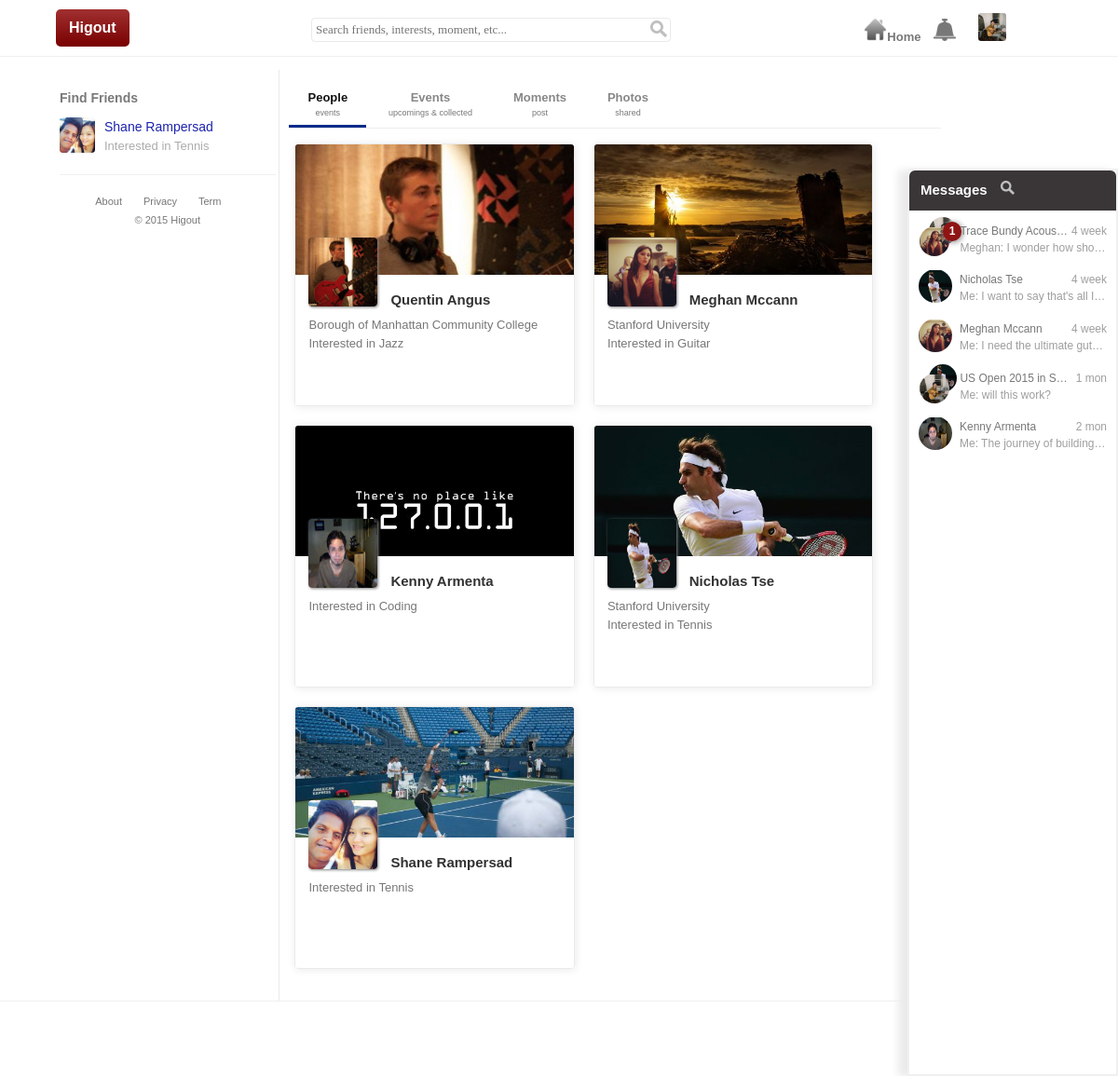
/search.php?r=mine (signed in), run on the app's committed database.
### tables this page shows
CREATE TABLE `user_media_prefix` (
  `id` int(11) NOT NULL,
  `user_id` int(11) NOT NULL,
  `prefix` varchar(32) NOT NULL
);

CREATE TABLE `user_profile_picture` (
  `id` int(11) NOT NULL,
  `user_id` int(11) NOT NULL,
  `picture_url` varchar(255) NOT NULL,
  `upload_time` datetime NOT NULL,
  `hash` varchar(40) NOT NULL
);

CREATE TABLE `message_queue` (
  `id` int(11) NOT NULL,
  `user_id` int(11) NOT NULL,
  `queue` text NOT NULL
);

CREATE TABLE `event_group` (
  `id` int(11) NOT NULL,
  `event_id` int(11) NOT NULL,
  `group_id` int(11) NOT NULL
);

CREATE TABLE `event` (
  `id` int(11) NOT NULL,
  `interest_activity_id` int(11) NOT NULL,
  `title` text NOT NULL,
  `description` text NOT NULL,
  `location` text,
  `date` date DEFAULT NULL,
  `time` time DEFAULT NULL
);

CREATE TABLE `group_message` (
  `id` int(11) NOT NULL,
  `user_id` int(11) NOT NULL COMMENT 'who sent the message',
  `group_id` int(11) NOT NULL COMMENT 'id either for event group or regular group id',
  `text` text NOT NULL,
  `sent_time` datetime NOT NULL,
  `message_type` enum('n','m') DEFAULT NULL COMMENT 'n stands for new member, m for event notification',
  `view_list` text NOT NULL,
  `hash` varchar(40) NOT NULL
);

### phtml/child/group_contact_block.phtml (the view, shortened to what the rows shown need)
<div class="group-contact contact pointer" style="padding:12px 0px 0px 0px;height:40px;" data-key="<?php echo $hash; ?>">
	<div class="master left-bar" style="margin-right:8px;position:relative">
		<div style="position:relative;top:6px;left:1px;">
		<img style="border-radius:50%;" src="<?php echo $first_user_profile ?>" height="32" width="32">
		</div>
		<span class="n_r_s<?php echo ($new_message_num > 0)?'':' hdn' ?>" style="top:0px;left:26px;" ><?php echo $new_message_num ?></span>
	</div>
	<div class="detail" style="float:right;width:78%">
		<div class="vertical-center">
			<div style="width:100%;">
				<div class="txt_ofl inline-blk" style="<?php echo ($hasMessage)?'max-width:74%':'max-width:100%';?>"><?php echo htmlentities($group_title) ?></div>
				<span class="time right-bar default-message" style="font-size:12px;">
					<?php if($hasMessage): ?>
						<?php echo $time; ?>
					<?php endif; ?>
				</span>
			</div>
			<div class="default-message text txt_ofl">
				<?php if($hasMessage): ?>
					<?php echo htmlentities($text);?>
				<?php endif; ?>
			</div>
		</div>
	</div>
</div>

### phtml/child/loggedin_header.phtml (shortened to what the rows shown need)
<div class="header">
	<div class="header-inner" style="width:90%;margin:0px auto;height:60px;" >
		<div id="loggedin-menu">
				<ul>
				<span id="loggin-user-icon"><img src="<?php echo $session_user_profile_image_url; ?>" width="30" height="30" style="cursor:pointer" ></span></ul>
			</div>
		</div>
	</div>

### php_inc/model/message_queue.php (shortened to what the rows shown need)
<?php
	include_once MODEL_PATH.'Queue.php';
	class Message_Queue extends Queue{
		private  $message = null;
		private $group_message = null;
		public function __construct(){
			include_once MODEL_PATH.'Message.php';
			$this->message =  new Message();
			include_once MODEL_PATH.'Group_Message.php';
			$this->group_message =  new Group_Message();
			include_once MODEL_PATH.'Groups.php';
		}
		public function getMessageQueueBlockForUserId($user_id){
			$m_q = $this->getQueueForUser($user_id);
			return $this->getMessageContactByMessageQueue($m_q);
		}
		public function getMessageContactByMessageQueue($m_q){
			if($m_q !== false){
				$queues = explode(',',trim($m_q,","));
				if(sizeof($queues) > 0){
					$content = "";
					$count = 0;
					foreach($queues as $queue){
						if(++$count <= 8){
							$segment = explode('-',$queue);
							if(sizeof($segment) == 2){
								$sent_from = $segment[0];
								$row_id = $segment[1];
								switch($sent_from){
									case 'm':$content.= $this->message->renderMessageContactOfGivenUser($row_id);break;
									case 'g':$content.= $this->group_message->renderMessageContactOfGivenGroup($row_id);break;
								}
							}
						}else{
							break;
						}
					}
					return $content;
				}
			}
			return false;
		}
	}
?>

### phtml/child/contact_block.phtml (shortened to what the rows shown need)
<div class="individual-contact contact pointer" style="padding:12px 0px 0px 0px;" data-key="<?php echo $unique_iden; ?>">
	<div class="master left-bar" style="margin-right:8px;position:relative">
		<img style="border-radius:50%;" src="<?php echo $profile_pic ?>" height="36" width="36">
	</div>
	<div class="detail">
		<div class="vertical-center">
			<div style="width:100%;">
				<div class="txt_ofl inline-blk" style="max-width:60%;"><?php echo htmlentities($fullname); ?></div>
				<span class="time right-bar default-message" style="font-size:12px;">
					<?php if($hasMessage): ?>
						<?php echo $time ?>
					<?php endif; ?>
				</span>
			</div>
			<div class="default-message text txt_ofl">
				<?php if($hasMessage): ?>
					<?php echo htmlentities($text); ?>
				<?php endif; ?>
			</div>
		</div>
	</div>
</div>

### data on the page
user_media_prefix: prefix.picture_url (picture)
message_queue: queue.title "Trace Bundy Acous…", queue.picture_url (picture), queue.title "US Open 2015 in S…"
group_message: sent_time "4 week"
group_message: sent_time "1 mon"

### other printed values
$fullname "Shane Rampersad"
$interest_list "Tennis"
$fullname "Quentin Angus Meghan Mccann Kenny Armenta Nicholas Tse Shane Rampersad"
$education['school_name'] "Borough of Manhattan Community College Stanford University Stanford University"
$interest_list "Jazz Guitar Coding Tennis Tennis"
$new_message_num "1"
$text "Meghan: I wonder how sho…"
$fullname "Nicholas Tse"
$time "4 week"
$text "Me: I want to say that's all I…"
$fullname "Meghan Mccann"
$text "Me: I need the ultimate gut…"
$text "Me: will this work?"
$fullname "Kenny Armenta"
$time "2 mon"
